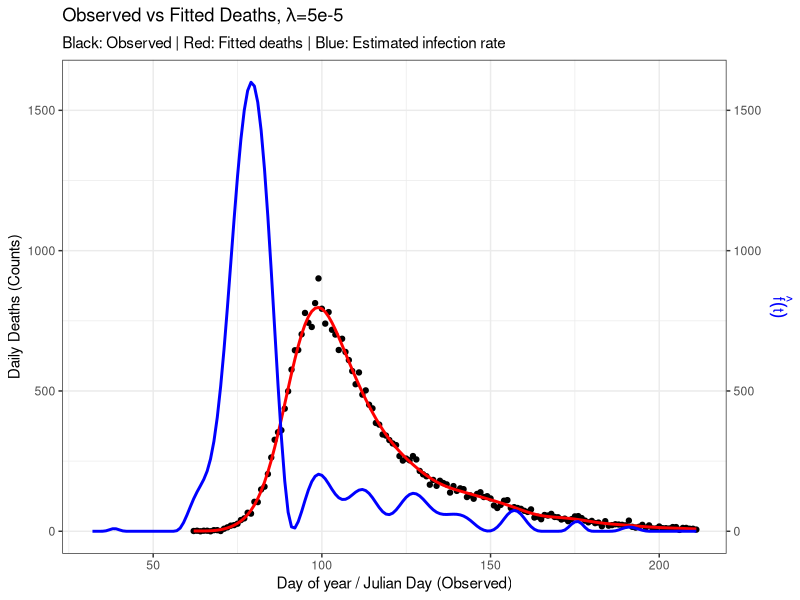
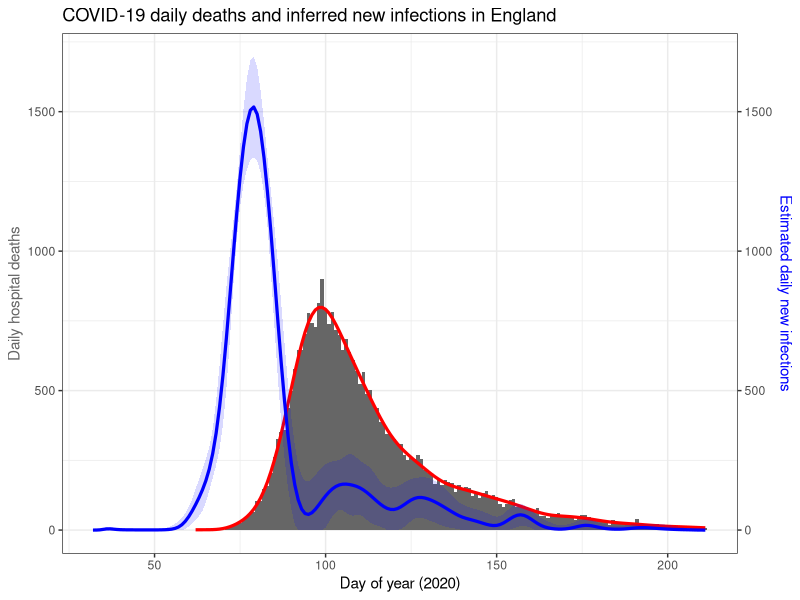

These figures' R source, in order:
start <- Sys.time()
##=============== PROJECT 3 - EXTENDED STATISTICAL PROGRAMMING =================

# Group 12 
# Aseel Alghamdi : S2901228
# Fenanda Dwitha Kurniasari : S2744048
# Nurmawiya : S2822251

# Aseel     : Make function to contruct X, X tilde, and S (make_matrice)
#             Make objective function and its derivative
# Fenanda   : Bootstrap Uncertainty, 
#             Make final plot
#             Revise and put comment on code
# Nurmawiya : Preliminary Sanity Check with initial lambda, making plot
#             Fit the model using BFGS
#             Revise and put comment on code

# Repository Link
# https://github.com/fenandadwithak/Team12/tree/main/Proj3

# ==============================================================================
##                                  OUTLINE
# ==============================================================================
## What you get:
## (1) 
## (2) 
## (3) 
## (4) 
## (5)
## (6)


##===================== Data Preparation & Load library ========================
library(splines) #load library splines
library(ggplot2)

df <- read.table("engcov.txt", header = TRUE) # import datasets
y <- df$nhs; t <- df$julian
n <- length(y) # define total observation 
d <- 1:80; edur <- 3.151; sdur <- .469
pd <- dlnorm(d, edur, sdur) # density (PDF) function of death
pd <- pd / sum(pd) # probability of death

##==================== (1) Construct X, Xtilde, and S ==========================
make_matrices <- function(t, K=80) {
  # Function to construct matrices (Xtilde, X, S) required for predicting 
  #  number of new infections occuring on day t which expressed by an infection 
  #  rate function f(t)
  
  # Input/Arguments :(1) t, a vector of day since 2020. In this dataset, we use 
  #                      julian
  #                  (2) K, number of basis function, set to 80
  #                      larger K gives a more flexible/wigglier basis
  #
  # Output/Return   :(1) Xtilde, a model matrix (spline basis) to predict f(t) 
  #                      f(t) = b1(t)β1 + b2(t)β2 + ... + bk(t)βk
  #                      row : days; colomn : B-spline basis function
  #                  (2) X, model matrix for the expected death count (the 
  #                      observed outcome), after convolution with Xtilde and 
  #                      π(j)/probability func. for days from infection to death 
  #                  (3) S, penalised matrix. Matrix defining which aspect of β
  #                      are penalised
  
  # Construct X_tilde
  # Define a sequence starting from the first day of death recorded minus 30
  # (min(t)-30) because for the earliest records, deaths might be caused by the
  # infection happened around 30 days ago, until maximum day observed (max(t))
  # for as many as K+4 evenly spaced, so there will be a sequence of 84 numbers
  knots <- seq(min(t)-30, max(t), length.out=K+4)
  
  Xtilde <- splineDesign(knots=knots, 
                         x=(min(t)-30):max(t), 
                         ord=4,
                         outer.ok= TRUE)#construct matrix X-tilde using 
                                        #splineDesign with 84 knots as defined 
                                        #before starting from min(t)-30 until 
                                        #max(t) with order of the spline = 4
  
  # Construct X
  X <- matrix(0, nrow=length(t), ncol=ncol(Xtilde)) # initialize matrix to store
  #for every value in length(t) = 150
  # Execute for each observation of time (1:150)
  for (i in 1:length(t)) {
    j_max <- min(80, 29 + i) ## define upper bound for summation
    for (j in 1:j_max) { ## calculate for each days until death 
      # fill corresponding cells with corresponding element X_tilde and prob 
      # death time function
      X[i,] <- X[i,] + Xtilde[30 + i - j,] * pd[j] 
    }
  }
  
  # Construct S (Penalised Matrix)
  S <- crossprod(diff(diag(ncol(X)), diff=2))
  
  list(Xtilde=Xtilde, X=X, S=S) ## return the output into a list 
}##make_matrices

mats <- make_matrices(t) #
X <- mats$X ## X
S <- mats$S ## S
Xtilde <- mats$Xtilde ## X tilde

##============= (2) Function Penalised NLL and its Objective Func. =============

# In this part, we define objective function to be optimised. For this case, 
# it's already given that f(t) has possion GLM distribution

# First, we know that (log likehood funct of poisson) formula for poisson 
#        l = ∑[yi.log(μi)−μi−log(yi!)]
#        where  μ = Xβ
#        Also, we drop log(yi!) as it does not depends on parameter
#   
# NLL = ∑(Xβ−y⋅log(Xβ))[Negative loglikelihood function]
#       where β=exp(γ) (imposed for positivity)
# Then, the penalty is applied to β (control smoothness of the function), 
#       P = 0.5λβ'Sβ

# Penalised NLL = NLL + P

# Objective Function
pen_nll <- function(gamma, X, y, S, lambda, weight=1) {
  # Function to compute penalised negative log likehood
  # Input/Argument : (1) Gamma : K-vector of spline coefficients
  #                  (2) y : the deaths on day of the year ti
  #                  (3) S : penalised matrix
  #                  (4) lambda : smoothing parameter
  #                  (5) weight : weight for bootstraping sampled data
  #                      adjusted for more general use in this case
  
  # Output/Return  : single numeric value of pen_nll
  beta <- exp(gamma) # β = exp(γ)
  mu <- as.vector(X %*% beta) # μ = Xβ
  ll <- sum(weight*(y * log(mu) - mu)) # likelihood funct of possion dist
  penalty <- 0.5 * lambda * t(beta) %*% (S %*% beta) # penalty
  return(-ll + penalty)
}##pen_nll


# Define Gradient vector of Objective Function/ its derivative vector 
pen_grad <- function(gamma, X, y, S, lambda, weight=1) {
  # Function to compute derivative vector
  # Input/Argument : (1) Gamma : K-vector of spline coefficients
  #                  (2) y : the deaths on day of the year ti
  #                  (3) S : penalised matrix
  #                  (4) lambda : smoothing parameter
  #                  (5) weight : weight for bootstraping sampled data
  #                      adjusted for more general use in this case
  
  
  beta <- exp(gamma) # β = exp(γ)
  mu <- as.vector(X %*% beta) # μ = Xβ
  F <- t(X) %*% (weight*(y / mu - 1)) # ∂li/∂γj; or F =  diag(yi/µi−1).X.diag(β) 
  grad_ll <- -F * beta # total derivative for all data
  grad_pen <- lambda * (beta * (S %*% beta)) # total gradient for penalty 
  return(as.vector(grad_ll + grad_pen))
}

# Checking the derivative (From SP Notes pg 74)
K <- 80
fd <- gamma0 <- rep(0, K)       # start from all zeros
lambda <- 5e-5
pen_nll0 <- pen_nll(gamma0, X, y, S, lambda) 
eps <- 1e-7
for (i in 1:length(gamma0)) {
  gamma1 <- gamma0; gamma1[i] <- eps
  pen_nll1 <- pen_nll(gamma1,X,y,S,lambda)
  fd[i] <- (pen_nll1 - pen_nll0)/eps
}
fd; pen_grad(gamma0, X, y, S, lambda) ## already same
range(fd - pen_grad(gamma0, X, y, S, lambda)) ## apx zero

##================ (3) Fit the model using BFGS optimization ===================
gamma0 <- rep(0, K)       # start from all zeros
lambda <- 5e-5            # smoothing strength: larger -> smoother fitted curve

# Use BFGS (a standard quasi-Newton optimizer) to minimize the objective
fit <- optim(
  par     = gamma0,                 # initial gamma
  fn      = pen_nll,                # objective function
  gr      = pen_grad,               # analytic gradient
  method  = "BFGS",                 # efficient for smooth problems
  control = list(maxit = 1000),     # cap iterations
  X=X, y=y, S=S, lambda=lambda
)

beta_hat <- exp(fit$par) # estimated spline coefficients (K-vector)
mu_hat <- as.vector(X %*% beta_hat)

deaths_df <- data.frame(day = t, deaths = y, fitted = mu_hat)
infect_df <- data.frame(day = (min(t)-30):max(t), f_hat = as.vector(Xtilde %*% beta_hat))

# Combined Plot
ggplot() +
  geom_point(data = deaths_df, aes(x = day, y = deaths), color = "black", size=1.5) +
  geom_line(data = deaths_df, aes(x = day, y = fitted), color = "red", size=1) +
  geom_line(data = infect_df, aes(x = day, y = f_hat), color = "blue", size = 1) +
  labs(
    x = "Day of year / Julian Day (Observed)",
    y = "Daily Deaths (Counts)",
    title = expression(paste("Observed vs Fitted Deaths, ", lambda, "=5e-5")),
    subtitle = "Black: Observed | Red: Fitted deaths | Blue: Estimated infection rate"
  ) +
  theme_bw() +
  theme(
    axis.title.y.left = element_text(color="black"),
    axis.title.y.right = element_text(color="blue")
  ) +
  scale_y_continuous(sec.axis = sec_axis(~., name = expression(hat(f)(t))))

##================ (4) Fit the model using BFGS optimization ===================
lambdas <- exp(seq(-13, -7, length=50))
BIC_vals <- numeric(length(lambdas))
best_fit <- NULL

for (i in seq_along(lambdas)) {
  fit <- optim(par=gamma0, fn=pen_nll, gr=pen_grad, method="BFGS",
               X=X, y=y, S=S, lambda=lambdas[i], control=list(maxit=1000))
  beta_hat <- exp(fit$par)
  mu_hat <- as.vector(X %*% beta_hat)
  W <- diag(as.vector(y / mu_hat^2))
  H0 <- t(X) %*% W %*% X
  H_lambda <- H0 + lambdas[i] * S
  EDF <- sum(diag(solve(H_lambda, H0)))
  ll <- sum(y * log(mu_hat) - mu_hat)
  BIC_vals[i] <- -2 * ll + log(length(y)) * EDF
  if (is.null(best_fit) || BIC_vals[i] < min(BIC_vals[1:i])) best_fit <- fit
}

best_lambda <- lambdas[which.min(BIC_vals)]
cat("Best lambda:", best_lambda, "\n")

##=============== (5) Non Parametric Bootstrap Uncertainty =====================
# Initialize number of replicate sample
n_bootstrap <- 200 

# Initialize matrix to store bootstrap replicates
mat_boots <- matrix(NA, nrow=nrow(mats$Xtilde), ncol=n_bootstrap)

for (b in 1:n_bootstrap) {
  wb <- tabulate(sample(n, replace=TRUE), n)
  fit_b <- optim(rep(0, ncol(X)), 
                 pen_nll, gr=pen_grad, 
                 method="BFGS",
                 y=y, X=X, S=S, 
                 lambda=best_lambda, 
                 weight=wb, 
                 control=list(maxit=1000))
  beta_b <- exp(fit_b$par)
  mat_boots[,b] <- mats$Xtilde %*% beta_b ## estimate number of new infection
}

##=====================(6) Final Plot===========================================

# Estimate the daily new infection rate f(t) with its 95% confidence limits
mean_ft = rowMeans(mat_boots) # estimated mean number of new infections per day
                              # averaged across all bootstrap replicates
sd_ft = apply(mat_boots,1,sd) # estimated standard deviation number of new infec
                              # across all bootstrap replicates
ub_ft = mean_ft + (1.96*sd_ft)# Upper Bound 95% CI
lb_ft = pmax(mean_ft - (1.96*sd_ft),0) # Lower Bound 95% CI, constraint no value
                                       # lies below zero
time_ft <- (min(t)-30):max(t)

#  
beta_hat <- exp(best_fit$par) # 
mu_hat <- as.vector(X %*% beta_hat) # mean deaths per day (from based fit model)

windows()
# Final Plot
deaths_df <- data.frame(day=t, deaths=y, model_fit=mu_hat)
infect_df <- data.frame(day=time_ft, mean=mean_ft, lb=lb_ft, ub=ub_ft)

# Plot main: deaths + model fit
p1 <- ggplot(deaths_df, aes(x=day)) +
  geom_col(aes(y=deaths), fill="grey40", width=1) +
  geom_line(aes(y=model_fit), color="red", size=1.1) +
  labs(x="Day of year (2020)",
       y="Daily hospital deaths",
       title="COVID-19 daily deaths and inferred new infections in England") +
  theme_bw() +
  theme(
    axis.title.y.left = element_text(color="grey40"),
    axis.title.y.right = element_text(color="blue")
  )

# Second plot: overlay infections as shaded band + blue line (with sec axis)
p2 <- p1 +
  geom_ribbon(data=infect_df,
              aes(x=day, ymin=lb, ymax=ub), fill="blue", alpha=0.15, inherit.aes=FALSE) +
  geom_line(data=infect_df,
            aes(x=day, y=mean), color="blue", size=1.1, inherit.aes=FALSE) +
  scale_y_continuous(
    sec.axis = sec_axis(~., name="Estimated daily new infections")
  )

# Add legends using manual guides (or color)
p2 +
  guides(fill=guide_legend("95% CI"), color=guide_legend("Model fit / New infection")) +
  theme(legend.position = "top")




end <- Sys.time()
end-start
